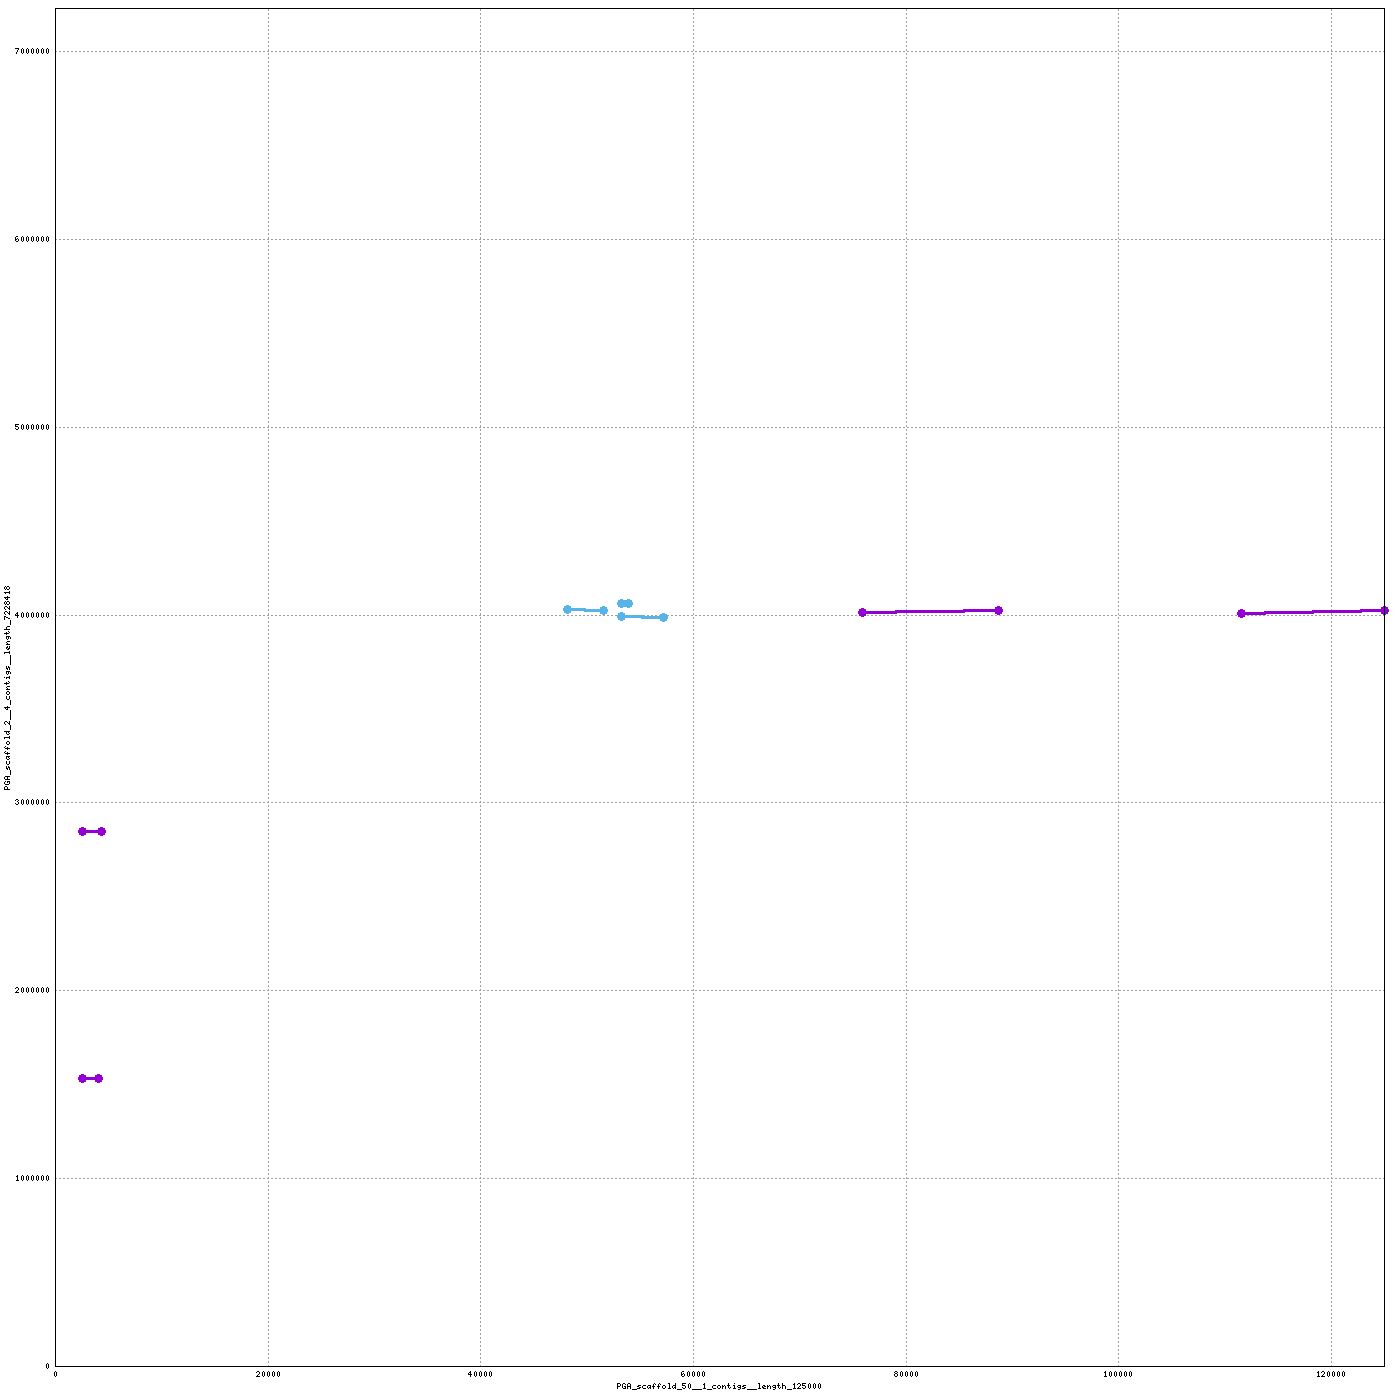

This chart was generated by the following gnuplot code:
set terminal png tiny size 1400,1400
set output "/home/mike/Desktop/scripts/snakes/plot_pairs/hiCversion1.linear/nucmer/nucmer.99.png"
set size 1,1
set grid
unset key
set border 15
set tics scale 0
set xlabel "PGA_scaffold_50__1_contigs__length_125000"
set ylabel "PGA_scaffold_2__4_contigs__length_7228418"
set format "%.0f"
set mouse format "%.0f"
set mouse mouseformat "[%.0f, %.0f]"
if(GPVAL_VERSION < 5) set mouse clipboardformat "[%.0f, %.0f]"
set xrange [1:125000]
set yrange [1:7228418]
set style line 1  lt 1 lw 3 pt 6 ps 1
set style line 2  lt 3 lw 3 pt 6 ps 1
set style line 3  lt 2 lw 3 pt 6 ps 1
plot \
 "/home/mike/Desktop/scripts/snakes/plot_pairs/hiCversion1.linear/nucmer/nucmer.99.fplot" title "FWD" w lp ls 1, \
 "/home/mike/Desktop/scripts/snakes/plot_pairs/hiCversion1.linear/nucmer/nucmer.99.rplot" title "REV" w lp ls 2
